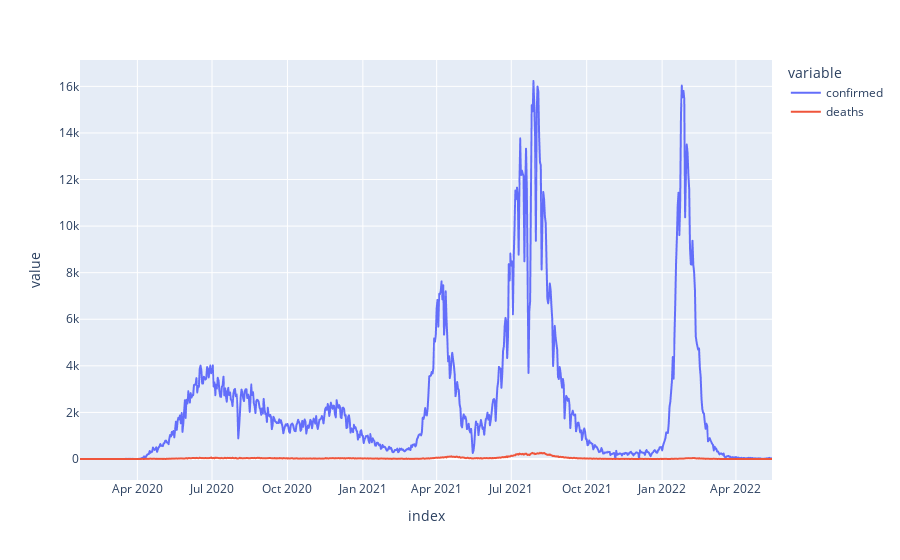

Here is the notebook cell this chart was saved with:
### Code cell
import plotly.express as px
fig = px.line(covid_cases, x=covid_cases.index, y=covid_cases.columns)
fig.show()

### Figure 1 — Plotly figure (JSON) as saved in the notebook; plotly's stock layout.template omitted (floating-point values rounded to 4 significant figures; data arrays with more than 128 entries replaced by an {"elided": "..."} marker saying what was removed)
{"data": [{"hovertemplate": "variable=confirmed<br>index=%{x}<br>value=%{y}<extra></extra>", "legendgroup": "confirmed", "line": {"color": "#636efa", "dash": "solid"}, "mode": "lines", "name": "confirmed", "showlegend": true, "type": "scattergl", "x": {"elided": "845 str values"}, "xaxis": "x", "y": {"elided": "845 float values"}, "yaxis": "y"}, {"hovertemplate": "variable=deaths<br>index=%{x}<br>value=%{y}<extra></extra>", "legendgroup": "deaths", "line": {"color": "#EF553B", "dash": "solid"}, "mode": "lines", "name": "deaths", "showlegend": true, "type": "scattergl", "x": {"elided": "845 str values"}, "xaxis": "x", "y": {"elided": "845 float values"}, "yaxis": "y"}], "layout": {"legend": {"title": {"text": "variable"}, "tracegroupgap": 0}, "margin": {"t": 60}, "xaxis": {"anchor": "y", "domain": [0.0, 1.0], "title": {"text": "index"}}, "yaxis": {"anchor": "x", "domain": [0.0, 1.0], "title": {"text": "value"}}}}
